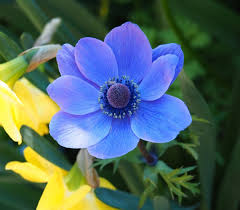
#> input picture P01/Unknown-2.jpg, 240 x 210 px
$ python test.py
#> lines starting #> are read from the running program, lines starting #| are printed output that depends on the picture
import sys
import cv2


img_color = cv2.imread('Unknown-2.jpg', cv2.IMREAD_COLOR)
#> img_color is the input picture: shape (210, 240, 3); mean B, G, R 98.5, 101.2, 79.7

if img_color is None:
    print('Image lad failed!')
    sys.exit()

cv2.namedWindow('Show Image')
cv2.imshow('Show Image', img_color)

cv2.waitKey(0)

img_gray = cv2.cvtColor(img_color, cv2.COLOR_BGR2GRAY)
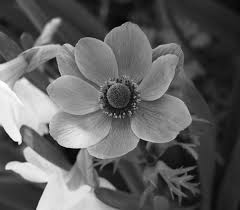
#> img_gray: shape (210, 240); min 0, max 255, mean 94.5
cv2.imshow('Show Image', img_gray)
cv2.waitKey(0)

cv2.destroyAllWindows()
